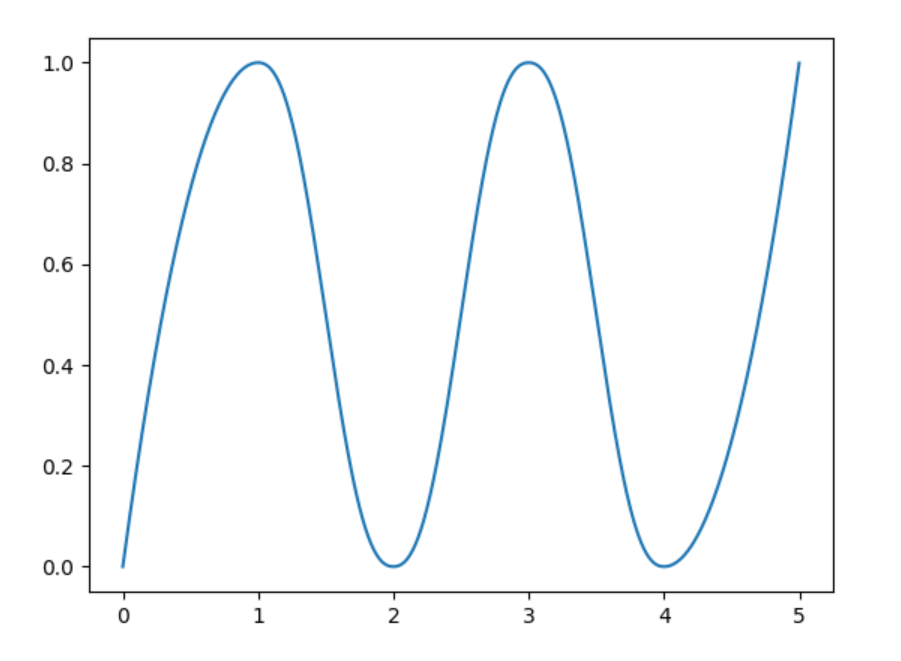

Python code for this plot:
#%%
import matplotlib.pyplot as plt
import numpy as np

interp_points = np.loadtxt("result.csv",delimiter=',')
# %%
plt.plot(interp_points[:,0],interp_points[:,1])
plt.show()
# %%
